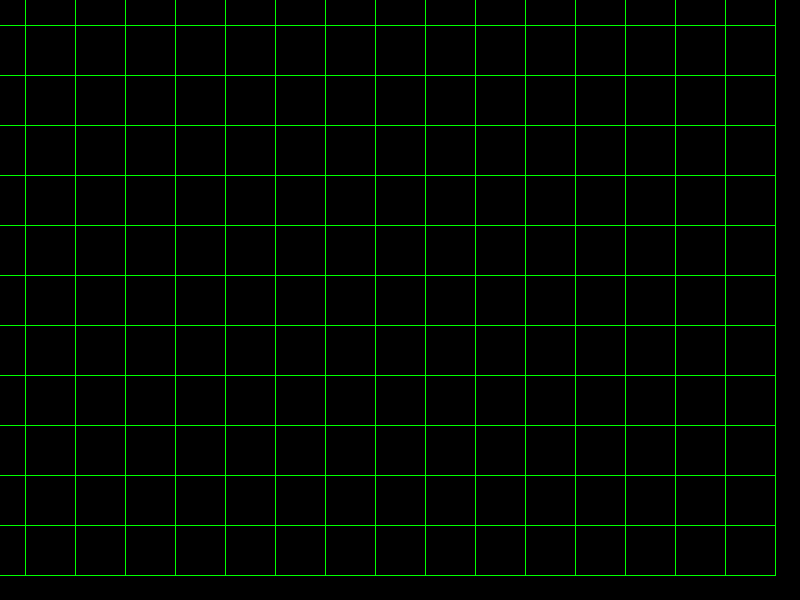
Frame 1 (no input)
Frame 60 (the mouse pressed at the canvas centre just before this capture): identical to frame 1, image omitted
Frame 120 (the mouse held since frame 60 and released just before this capture): identical to frame 1, image omitted

The Processing sketch that drew this single still picture (run headless with seeded random() and noise(); from frame 60 on, the mouse is pressed at the canvas centre):

// Processing sketch: Hendrik
// ── Hendrik.pde
Elem[][] elems;
int array2[][] = new int[12][22];

int killed = 0;
int all = 12*22;
float killThemAllRatio = 0.0;

void setup() {
  size(800, 600);
  
  smooth();
  background(0);
  
  rectMode(CENTER);
  
  elems = new Elem[height/50 + 2][width/50 + 2];
  
  for(int y = 0; y * 50 < height; y++) {
    for(int x = 0; x * 50 < width; x++) {
      elems[y][x] = new Elem(x*50, y*50);
    }
  }
}

void draw() {
  background(0);
  
  for(int y = 0; y * 50 < height; y++) {
    for(int x = 0; x * 50 < width; x++) {
      if ( elems[y][x] != null ) {
        elems[y][x].draw();
      }
    }
  }
}

void mouseClicked() {
  PVector mousy = new PVector();
  mousy.set( mouseX, mouseY, 0 );
  
  int bestY, bestX;
  bestY = bestX = 0;
  
  float best = 1000.0;
  
  for(int y = 0; y * 50 < height; y++) {
    for(int x = 0; x * 50 < width; x++) {
      if ( elems[y][x] != null ) {
        if ( mousy.dist( elems[y][x].pos ) < best ) {
          best = mousy.dist( elems[y][x].pos );
          bestY = y;
          bestX = x;
        }
      }
    }
  }
  
  
  elems[bestY][bestX] = null;  
  killed++;
  
  killThemAllRatio = (killed / (float)all);
}

class Elem {

  PVector pos;
  int r, g, b;
  
  public Elem(int x, int y) {
    pos = new PVector();
    
    r = 0;
    g = 255;
    b = 0;
    
    pos.x = x;
    pos.y = y;
  }
  
  void draw() {
    fill(0);
    stroke(r,g,b);
    
    pushMatrix();
    translate(pos.x, pos.y);
    rotate( -5*killThemAllRatio );
    rect(0,0, (1.0 - 3*killThemAllRatio) * 50, (1.0 - 3*killThemAllRatio) * 50);
    popMatrix();
    
  }
}
